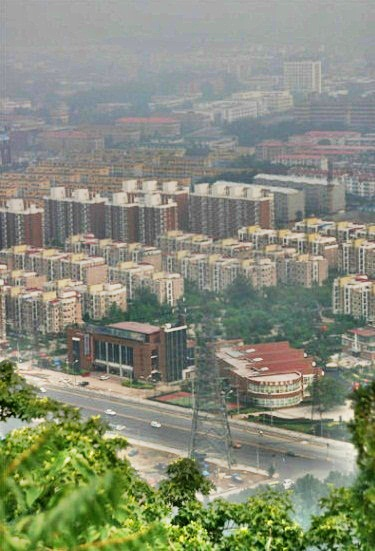
%> input picture hw2/code/test1.jpg, 375 x 551 px
$ octave --eval "result = Histogram_equalization(imread('test1.jpg'));"   (GNU Octave 9; MATLAB toolbox functions it lacks are replaced by stand-ins)
%> lines starting %> are read from the running program, lines starting %| are printed output that depends on the picture; in (x1, y1, x2, y2) boxes, pixels count from 0 and x2, y2 are one past the last pixel; in counts of white or black regions, pixels touching at a corner belong together; the program's own positions count from 1
### hw2/code/hist_equal.m
function [output2] = hist_equal(input_channel)
    input_channel = im2double(input_channel);
    [M,N] = size(input_channel);
    %使用函数imhist获得图像某一通道的直方图。
    [nums,x] = imhist(input_channel);
    %去除直方图中个数为零的灰度级
    real = find(nums~=0);
    for j = 1:length(real)
        %获得累积直方图
        CDF = sum(nums(real(1:j)));
        location = input_channel==x(real(j));
        input_channel(location) = CDF/(M*N);
     end
     [output2] = input_channel;
end

### hw2/code/Histogram_equalization.m
function [output] = Histogram_equalization(input_image)
%first test the image is a RGB or gray image
if numel(size(input_image)) == 3
    %this is a RGB image
    %here is just one method, if you have other ways to do the
    %equalization, you can change the following code

    r=input_image(:,:,1);
    n=input_image(:,:,2);
    b=input_image(:,:,3);
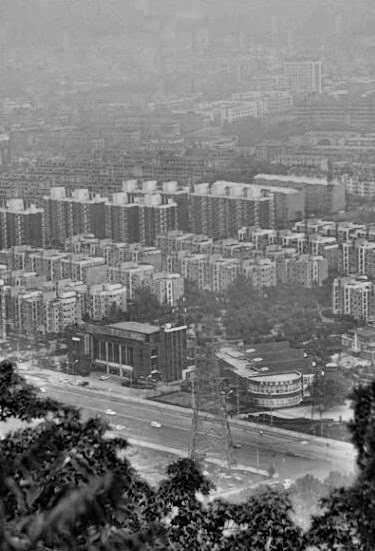
%> b: size 551x375 uint8; min 0, max 238, mean 121.1
    r1 = hist_equal(r);
%> in hist_equal, `[nums,x] = imhist(input_channel);`: nums = 256 values, max 3428 at index 165, min 0 at index 252, mean 807.1; x = 256 values from 0 to 1
%> in hist_equal, `real = find(nums~=0);`: real = 251 values from 1 to 251
%> the loop in hist_equal, `for j = 1:length(real)` made 251 passes
%> CDF on passes 1 to 3: 35, 41, 54
%> pass 1, in hist_equal, `location = input_channel==x(real(j));`:
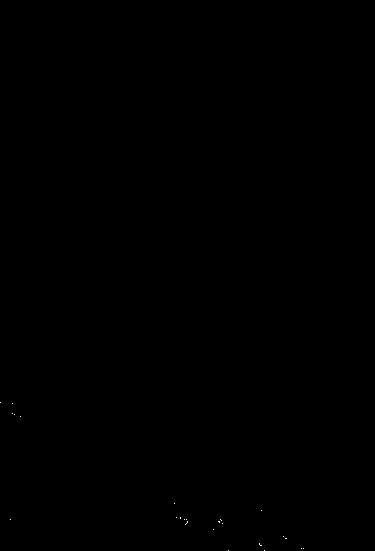
%> location: size 551x375 logical; 0.02% white in thin lines or dots, all inside (x1, y1, x2, y2) = (0, 402, 304, 551)
%> after the loop in hist_equal, `for j = 1:length(real)`:
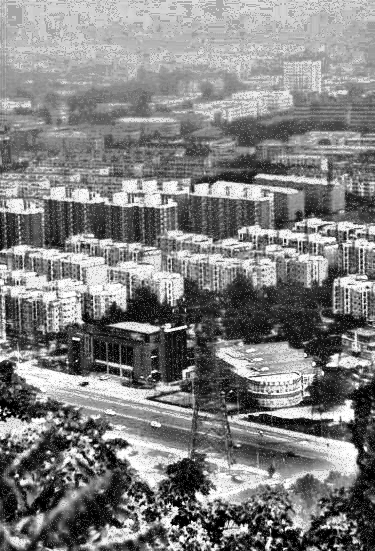
%> input_channel: size 551x375 double; min 0.000169, max 1, mean 0.504
    n1 = hist_equal(n);
%> in hist_equal (call 2), `[nums,x] = imhist(input_channel);`: nums = 256 values, max 3543 at index 167, min 0 at index 1, mean 807.1
%> in hist_equal (call 2), `real = find(nums~=0);`: real = 243 values from 9 to 256
%> the loop in hist_equal (call 2), `for j = 1:length(real)` made 243 passes
%> CDF on passes 1 to 3: 1, 4, 5
%> after the loop in hist_equal (call 2), `for j = 1:length(real)`:
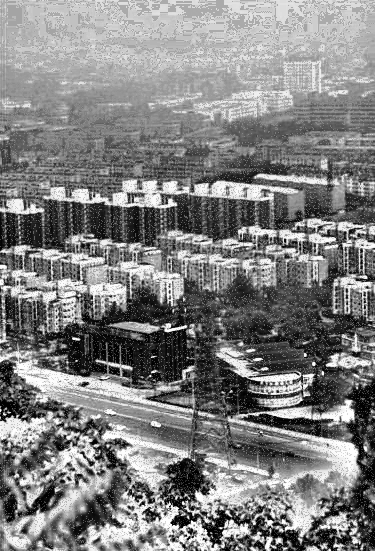
%> input_channel: size 551x375 double; min 4.84e-06, max 1, mean 0.506
    b1 = hist_equal(b);
%> in hist_equal (call 3), `[nums,x] = imhist(input_channel);`: nums = 256 values, max 3876 at index 166, min 0 at index 234, mean 807.1
%> in hist_equal (call 3), `real = find(nums~=0);`: real = 236 values from 1 to 239
%> the loop in hist_equal (call 3), `for j = 1:length(real)` made 236 passes
%> CDF on passes 1 to 3: 1379, 1583, 1767
%> pass 1, in hist_equal (call 3), `location = input_channel==x(real(j));`:
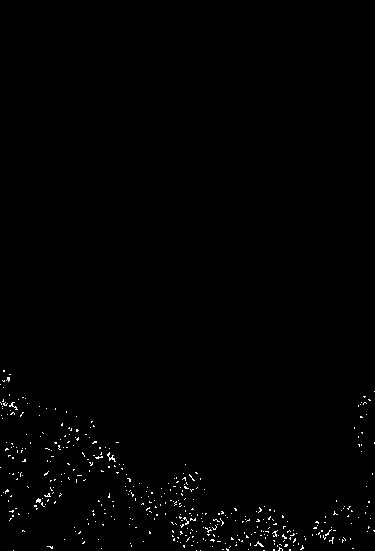
%> location: size 551x375 logical; 0.67% white in thin lines or dots, all inside (x1, y1, x2, y2) = (0, 370, 375, 551)
%> after the loop in hist_equal (call 3), `for j = 1:length(real)`:
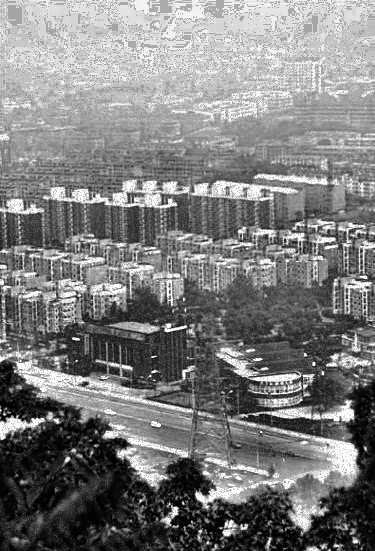
%> input_channel: size 551x375 double; min 0.00667, max 1, mean 0.495
    output = cat(3,r1,n1,b1);
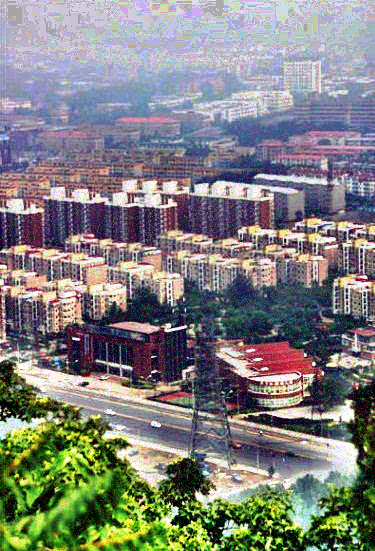
%> output: size 551x375x3 double; mean R, G, B 0.504, 0.506, 0.495

else
    [output] = hist_equal(input_image);

end

% [12 lines of commented-out code are left out]
end

$ run again, on hw2/code/color.jpg
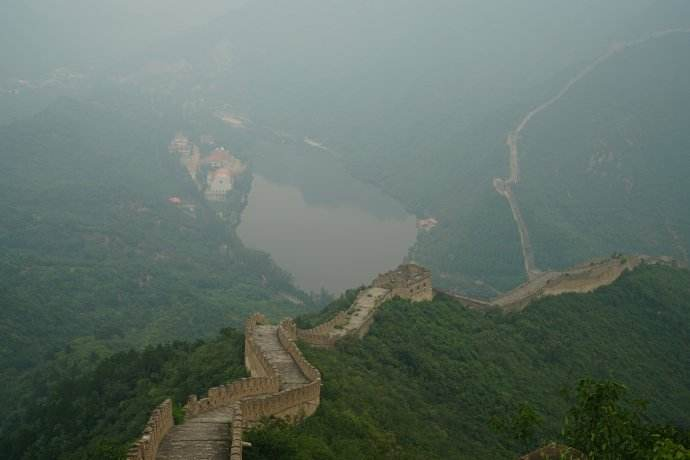
%> input picture hw2/code/color.jpg, 690 x 460 px
%> nums = 256 values, max 4294 at index 141, min 0 at index 1, mean 1239.8; x = 256 values from 0 to 1
%> real = 195 values from 2 to 202
%> the loop in hist_equal, `for j = 1:length(real)` made 195 passes
%> CDF on passes 1 to 3: 1, 2, 4
%> the loop in hist_equal (call 2), `for j = 1:length(real)` made 173 passes
%> CDF on passes 1 to 3: 2, 4, 7
%> nums = 256 values, max 3587 at index 172, min 0 at index 187, mean 1239.8
%> real = 186 values from 1 to 186
%> the loop in hist_equal (call 3), `for j = 1:length(real)` made 186 passes
%> CDF on passes 1 to 3: 586, 727, 892
%> pass 1, in hist_equal (call 3), `location = input_channel==x(real(j));`:
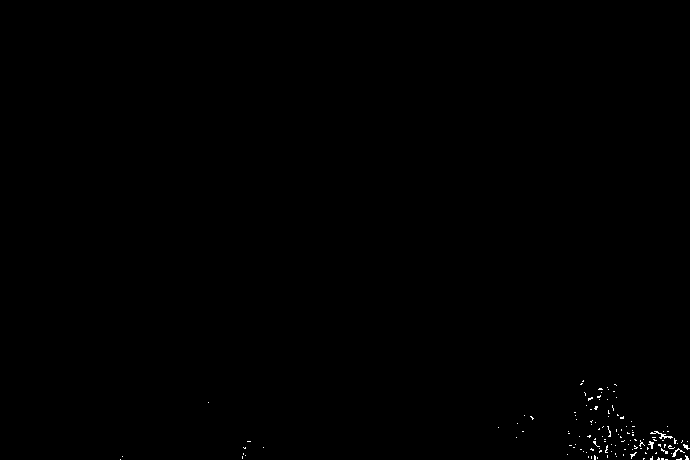
%> location: size 460x690 logical; 0.18% white in thin lines or dots, all inside (x1, y1, x2, y2) = (120, 380, 690, 460)
%> in Histogram_equalization, `output = cat(3,r1,n1,b1);`:
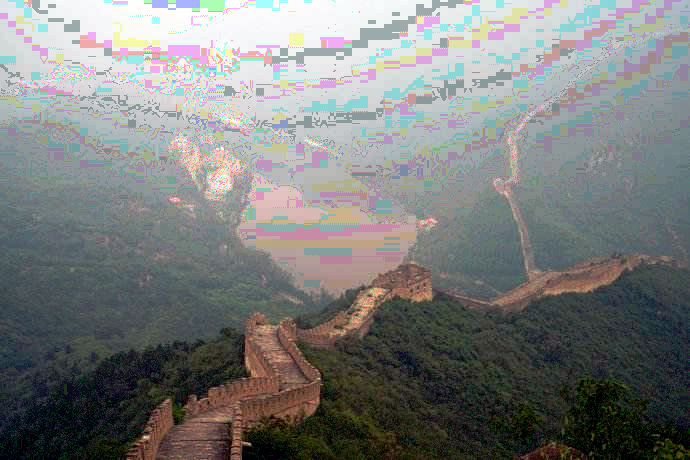
%> output: size 460x690x3 double; mean R, G, B 0.484, 0.492, 0.486

$ run again, on hw2/code/test2.jpeg
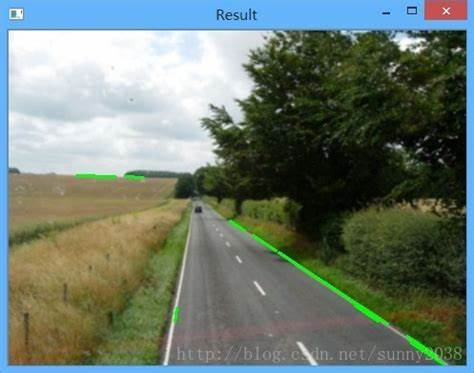
%> input picture hw2/code/test2.jpeg, 474 x 373 px
%> nums = 256 values, max 3534 at index 105, min 86 at index 179, mean 690.6; x = 256 values from 0 to 1
%> real = 256 values from 1 to 256
%> the loop in hist_equal, `for j = 1:length(real)` made 256 passes
%> CDF on passes 1 to 3: 478, 667, 990
%> pass 1, in hist_equal, `location = input_channel==x(real(j));`:
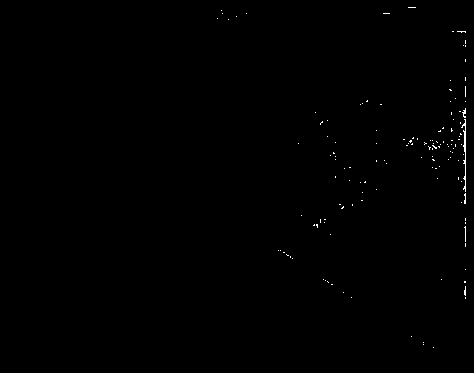
%> location: size 373x474 logical; 0.27% white in thin lines or dots, all inside (x1, y1, x2, y2) = (217, 7, 466, 348)
%> the loop in hist_equal (call 2), `for j = 1:length(real)` made 256 passes
%> CDF on passes 1 to 3: 15, 57, 113
%> in Histogram_equalization, `output = cat(3,r1,n1,b1);`:
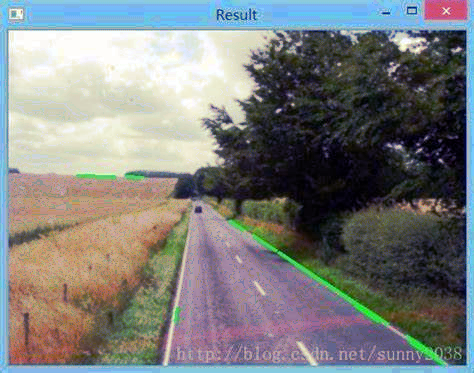
%> output: size 373x474x3 double; mean R, G, B 0.492, 0.499, 0.494

$ run again, on hw2/code/test3.jpeg
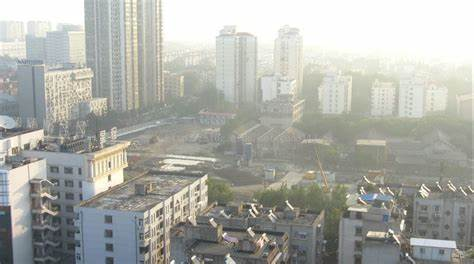
%> input picture hw2/code/test3.jpeg, 474 x 264 px
%> nums = 256 values, max 14505 at index 255, min 0 at index 1, mean 488.8; x = 256 values from 0 to 1
%> real = 223 values from 29 to 256
%> the loop in hist_equal, `for j = 1:length(real)` made 223 passes
%> CDF on passes 1 to 3: 1, 2, 3
%> the loop in hist_equal (call 2), `for j = 1:length(real)` made 217 passes
%> in Histogram_equalization, `output = cat(3,r1,n1,b1);`:
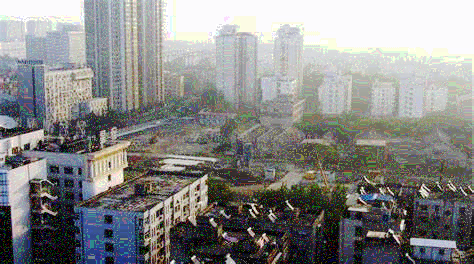
%> output: size 264x474x3 double; mean R, G, B 0.535, 0.535, 0.53
